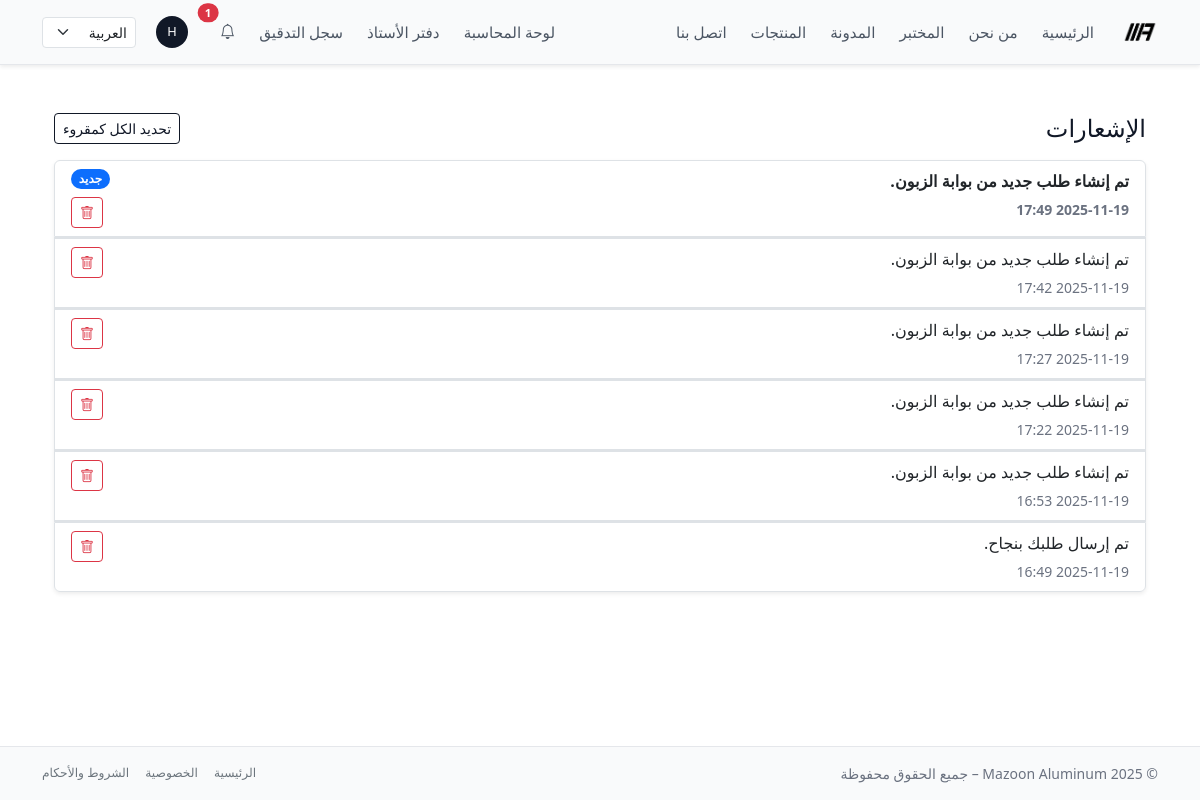
Before: /ar/notifications/ (signed in) with the older database file.
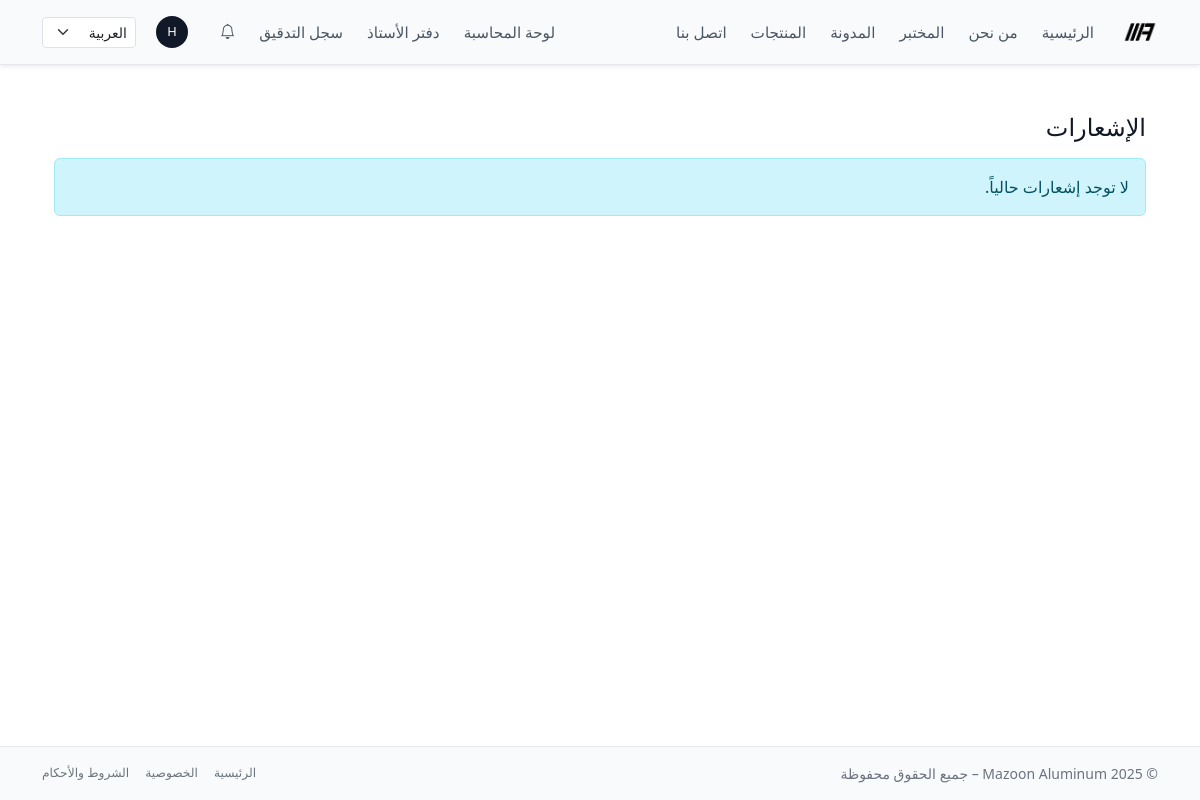
After: the same page with the newer database file.
### core/models/notifications.py (models this page shows, shortened)
class Notification(BaseModel):
    recipient = models.ForeignKey(
        User,
        on_delete=models.CASCADE,
        related_name="notifications",
        verbose_name="Recipient",
    )
    verb = models.CharField(
        max_length=255,
        verbose_name="Verb",
        help_text="Short description of the event, e.g. 'New order created'.",
    )
    target_content_type = models.ForeignKey(
        ContentType,
        null=True,
        blank=True,
        on_delete=models.SET_NULL,
        related_name="notification_targets",
    )
    target_object_id = models.CharField(
        max_length=64,
        null=True,
        blank=True,
    )
    target = GenericForeignKey("target_content_type", "target_object_id")
    is_read = models.BooleanField(default=False)
    read_at = models.DateTimeField(null=True, blank=True)
    class Meta:
        verbose_name = "Notification"
        verbose_name_plural = "Notifications"
        ordering = ["-created_at"]

### core/views/notifications.py (the view)
@method_decorator(login_required, name="dispatch")
class NotificationListView(ListView):
    model = Notification
    template_name = "core/notifications/list.html"
    context_object_name = "notifications"
    paginate_by = 20
    def get_queryset(self):
        user = self.request.user
        return (
            Notification.objects
            .filter(recipient=user, is_deleted=False)
            .order_by("-created_at")
        )

### core/context_processors.py (called while the page is built)
def notifications_context(request):
    user = request.user
    if not user.is_authenticated:
        return {}
    qs = (
        Notification.objects
        .filter(recipient=user, is_deleted=False)
        .order_by("-created_at")
    )
    unread_count = qs.filter(is_read=False).count()
    recent_notifications = list(qs[:10])
    return {
        "notif_unread_count": unread_count,
        "notif_recent": recent_notifications,
    }

### templates/core/notifications/list.html (shortened to what this page needs)
{% extends "base.html" %}
{% load i18n %}
{% block content %}
<div class="container my-4">
  <div class="d-flex justify-content-between align-items-center mb-3">
    <h1 class="h4 mb-0">{% trans "الإشعارات" %}</h1>
    {% if notifications %}
      <form method="post" action="{% url 'core:notification_mark_all_read' %}">
        <button type="submit" class="btn btn-sm btn-outline-primary">
          {% trans "تحديد الكل كمقروء" %}
        </button>
      </form>
    {% endif %}
  </div>
  {% if notifications %}
    <div class="list-group shadow-sm">
      {% for n in notifications %}
        <div class="list-group-item d-flex justify-content-between align-items-start">
          <div class="me-3 flex-grow-1">
            <a href="{% url 'core:notification_read_redirect' public_id=n.public_id %}"
               class="text-decoration-none {% if not n.is_read %}fw-semibold{% endif %}">
              <div class="mb-1 text-body">
                {{ n.verb }}
              </div>
              <small class="text-muted">
                {{ n.created_at|date:"Y-m-d H:i" }}
              </small>
            </a>
          </div>
          <div class="d-flex flex-column align-items-end gap-2">
            {% if not n.is_read %}
              <span class="badge bg-primary rounded-pill">
                {% trans "جديد" %}
              </span>
            {% endif %}
            <form method="post"
                  action="{% url 'core:notification_delete' public_id=n.public_id %}">
              <button type="submit" class="btn btn-sm btn-outline-danger"
                      title="{% trans 'حذف الإشعار' %}">
                <i class="bi bi-trash"></i>
              </button>
            </form>
          </div>
        </div>
      {% endfor %}
    </div>
  {% else %}
    <div class="alert alert-info">
      {% trans "لا توجد إشعارات حالياً." %}
    </div>
  {% endif %}
</div>
{% endblock %}

### templates/base.html (shortened to what the changed rows need)
{% load static i18n %}
<!doctype html>
<html lang="{{ LANGUAGE_CODE }}" dir="{% if LANGUAGE_CODE == 'ar' %}rtl{% else %}ltr{% endif %}" data-bs-theme="light">
<head>
  {% if LANGUAGE_CODE == "ar" %}
    <link href="https://cdn.jsdelivr.net/npm/bootstrap@5.3.8/dist/css/bootstrap.rtl.min.css"
          rel="stylesheet"
/>
  {% else %}
    <link href="https://cdn.jsdelivr.net/npm/bootstrap@5.3.8/dist/css/bootstrap.min.css"
          rel="stylesheet"
/>
  {% endif %}
<link rel="stylesheet"
      href="https://cdn.jsdelivr.net/npm/bootstrap-icons@1.11.3/font/bootstrap-icons.css">
  <link rel="stylesheet" href="{% static 'css/style.css' %}"/>
</head>
<body class="bg-body text-body d-flex flex-column min-vh-100">
<nav class="navbar navbar-expand-lg navbar-light mazoon-navbar shadow-sm">
  <div class="container">
    <div class="collapse navbar-collapse" id="mainNavbar">
      <ul class="navbar-nav ms-auto mb-2 mb-lg-0 align-items-center top-right-links">
<li class="nav-item dropdown me-2">
  <a class="nav-link position-relative"
     href="#"
     id="navbarNotificationsDropdown"
     role="button"
     data-bs-toggle="dropdown"
     aria-expanded="false">
    <i class="bi bi-bell"></i>
    {% if notif_unread_count %}
      <span class="position-absolute top-0 start-100 translate-middle badge rounded-pill bg-danger">
        {{ notif_unread_count }}
      </span>
    {% endif %}
  </a>
</li>
      </ul>
    </div>
  </div>
</nav>
<main class="py-4 flex-grow-1">
  <div class="container">
    {% block content %}{% endblock %}
  </div>
</main>
</body>
</html>

Changed rows visible on the page:
removed Notification: verb "تم إنشاء طلب جديد من بوابة الزبون.", created_at "2025-11-19 17:49", is_read False (drawn)
removed Notification: verb "تم إنشاء طلب جديد من بوابة الزبون.", created_at "2025-11-19 17:42"
removed Notification: verb "تم إنشاء طلب جديد من بوابة الزبون.", created_at "2025-11-19 17:27"
removed Notification: verb "تم إنشاء طلب جديد من بوابة الزبون.", created_at "2025-11-19 17:22"
removed Notification: verb "تم إنشاء طلب جديد من بوابة الزبون.", created_at "2025-11-19 16:53"
removed Notification: verb "تم إرسال طلبك بنجاح.", created_at "2025-11-19 16:49"
Other visible differences:
{{ notif_unread_count }}: "1" → (not shown)
text no longer shown: "تحديد الكل كمقروء"
text now shown: "لا توجد إشعارات حالياً."
